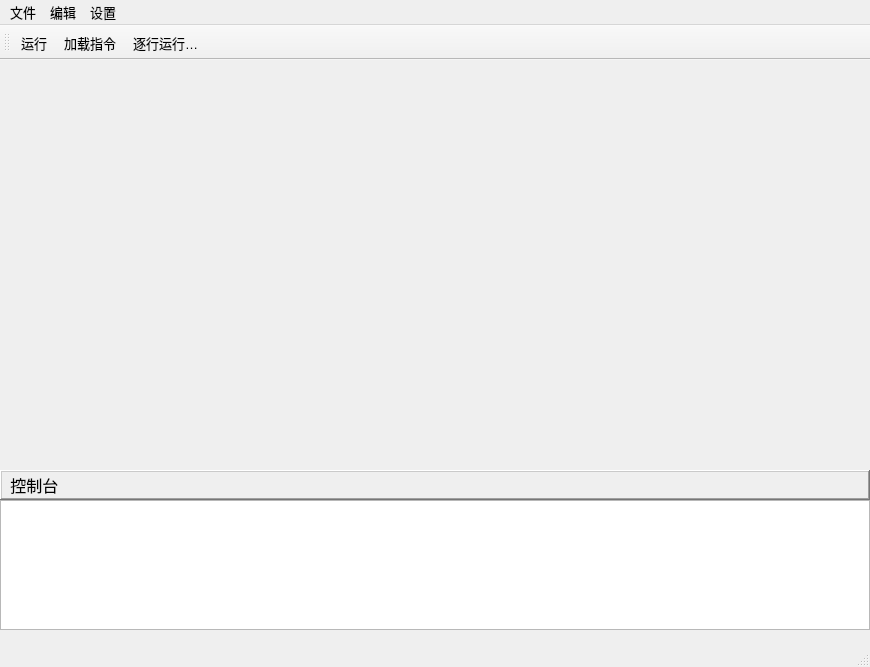
<?xml version="1.0" encoding="UTF-8"?>
<ui version="4.0">
 <class>MainWindow</class>
 <widget class="QMainWindow" name="MainWindow">
  <property name="geometry">
   <rect>
    <x>0</x>
    <y>0</y>
    <width>870</width>
    <height>667</height>
   </rect>
  </property>
  <property name="windowTitle">
   <string>MainWindow</string>
  </property>
  <widget class="QWidget" name="centralWidget">
   <widget class="CodeEdit" name="codeEdit" native="true">
    <property name="geometry">
     <rect>
      <x>0</x>
      <y>-1</y>
      <width>460</width>
      <height>410</height>
     </rect>
    </property>
   </widget>
   <widget class="DrawArea" name="drawArea" native="true">
    <property name="geometry">
     <rect>
      <x>460</x>
      <y>0</y>
      <width>410</width>
      <height>410</height>
     </rect>
    </property>
   </widget>
   <widget class="QLabel" name="consloleTitle">
    <property name="geometry">
     <rect>
      <x>0</x>
      <y>410</y>
      <width>870</width>
      <height>30</height>
     </rect>
    </property>
    <property name="font">
     <font>
      <family>Microsoft YaHei UI</family>
      <pointsize>12</pointsize>
     </font>
    </property>
    <property name="frameShape">
     <enum>QFrame::WinPanel</enum>
    </property>
    <property name="frameShadow">
     <enum>QFrame::Raised</enum>
    </property>
    <property name="text">
     <string> 控制台</string>
    </property>
   </widget>
   <widget class="TextConsole" name="console">
    <property name="geometry">
     <rect>
      <x>0</x>
      <y>440</y>
      <width>870</width>
      <height>130</height>
     </rect>
    </property>
   </widget>
  </widget>
  <widget class="QMenuBar" name="menuBar">
   <property name="geometry">
    <rect>
     <x>0</x>
     <y>0</y>
     <width>870</width>
     <height>29</height>
    </rect>
   </property>
   <property name="minimumSize">
    <size>
     <width>0</width>
     <height>0</height>
    </size>
   </property>
   <property name="font">
    <font>
     <pointsize>10</pointsize>
    </font>
   </property>
   <widget class="QMenu" name="file">
    <property name="minimumSize">
     <size>
      <width>0</width>
      <height>40</height>
     </size>
    </property>
    <property name="title">
     <string>文件</string>
    </property>
    <addaction name="_new"/>
    <addaction name="_open"/>
    <addaction name="_save"/>
    <addaction name="_saveAs"/>
   </widget>
   <widget class="QMenu" name="edit">
    <property name="title">
     <string>编辑</string>
    </property>
    <addaction name="_undo"/>
    <addaction name="_redo"/>
    <addaction name="_cut"/>
    <addaction name="_copy"/>
    <addaction name="_paste"/>
   </widget>
   <widget class="QMenu" name="settings">
    <property name="title">
     <string>设置</string>
    </property>
    <addaction name="skinSettings"/>
    <addaction name="vmSettings"/>
   </widget>
   <addaction name="file"/>
   <addaction name="edit"/>
   <addaction name="settings"/>
  </widget>
  <widget class="QToolBar" name="mainToolBar">
   <property name="font">
    <font>
     <family>Microsoft YaHei UI</family>
     <pointsize>10</pointsize>
    </font>
   </property>
   <attribute name="toolBarArea">
    <enum>TopToolBarArea</enum>
   </attribute>
   <attribute name="toolBarBreak">
    <bool>false</bool>
   </attribute>
   <addaction name="run"/>
   <addaction name="loadCommand"/>
   <addaction name="runByLine"/>
  </widget>
  <widget class="QStatusBar" name="statusBar"/>
  <action name="_new">
   <property name="text">
    <string>新建</string>
   </property>
   <property name="shortcut">
    <string>Ctrl+N</string>
   </property>
  </action>
  <action name="_open">
   <property name="text">
    <string>打开…</string>
   </property>
   <property name="toolTip">
    <string>打开…</string>
   </property>
   <property name="shortcut">
    <string>Ctrl+O</string>
   </property>
  </action>
  <action name="_save">
   <property name="text">
    <string>保存</string>
   </property>
   <property name="shortcut">
    <string>Ctrl+S</string>
   </property>
  </action>
  <action name="_saveAs">
   <property name="text">
    <string>另存为…</string>
   </property>
   <property name="toolTip">
    <string>另存为…</string>
   </property>
   <property name="shortcut">
    <string>Ctrl+Shift+S</string>
   </property>
  </action>
  <action name="_undo">
   <property name="text">
    <string>撤销</string>
   </property>
   <property name="shortcut">
    <string>Ctrl+Z</string>
   </property>
  </action>
  <action name="_redo">
   <property name="text">
    <string>重做</string>
   </property>
   <property name="shortcut">
    <string>Ctrl+Y</string>
   </property>
  </action>
  <action name="_cut">
   <property name="text">
    <string>剪切</string>
   </property>
   <property name="shortcut">
    <string>Ctrl+X</string>
   </property>
  </action>
  <action name="_copy">
   <property name="text">
    <string>复制</string>
   </property>
   <property name="shortcut">
    <string>Ctrl+C</string>
   </property>
  </action>
  <action name="_paste">
   <property name="text">
    <string>粘贴</string>
   </property>
   <property name="shortcut">
    <string>Ctrl+V</string>
   </property>
  </action>
  <action name="_settings">
   <property name="text">
    <string>设置</string>
   </property>
  </action>
  <action name="run">
   <property name="text">
    <string>运行</string>
   </property>
   <property name="shortcut">
    <string>F5</string>
   </property>
  </action>
  <action name="loadCommand">
   <property name="text">
    <string>加载指令</string>
   </property>
   <property name="toolTip">
    <string>把文件中的指令加载进虚拟机但不运行，并启动控制台</string>
   </property>
   <property name="shortcut">
    <string>Ctrl+F5</string>
   </property>
  </action>
  <action name="skinSettings">
   <property name="text">
    <string>外观设置...</string>
   </property>
  </action>
  <action name="vmSettings">
   <property name="text">
    <string>虚拟机设置...</string>
   </property>
  </action>
  <action name="runByLine">
   <property name="text">
    <string>逐行运行…</string>
   </property>
   <property name="shortcut">
    <string>Ctrl+Shift+F5</string>
   </property>
  </action>
 </widget>
 <layoutdefault spacing="6" margin="11"/>
 <customwidgets>
  <customwidget>
   <class>CodeEdit</class>
   <extends>QWidget</extends>
   <header location="global">qt_main/codeedit.h</header>
   <container>1</container>
   <slots>
    <slot>cut()</slot>
    <slot>copy()</slot>
    <slot>paste()</slot>
    <slot>undo()</slot>
    <slot>redo()</slot>
   </slots>
  </customwidget>
  <customwidget>
   <class>DrawArea</class>
   <extends>QWidget</extends>
   <header location="global">qt_main/drawarea.h</header>
   <container>1</container>
  </customwidget>
  <customwidget>
   <class>TextConsole</class>
   <extends>QPlainTextEdit</extends>
   <header location="global">qt_main/textconsole.h</header>
  </customwidget>
 </customwidgets>
 <resources/>
 <connections>
  <connection>
   <sender>_cut</sender>
   <signal>triggered()</signal>
   <receiver>codeEdit</receiver>
   <slot>cut()</slot>
   <hints>
    <hint type="sourcelabel">
     <x>-1</x>
     <y>-1</y>
    </hint>
    <hint type="destinationlabel">
     <x>229</x>
     <y>265</y>
    </hint>
   </hints>
  </connection>
  <connection>
   <sender>_copy</sender>
   <signal>triggered()</signal>
   <receiver>codeEdit</receiver>
   <slot>copy()</slot>
   <hints>
    <hint type="sourcelabel">
     <x>-1</x>
     <y>-1</y>
    </hint>
    <hint type="destinationlabel">
     <x>229</x>
     <y>265</y>
    </hint>
   </hints>
  </connection>
  <connection>
   <sender>_paste</sender>
   <signal>triggered()</signal>
   <receiver>codeEdit</receiver>
   <slot>paste()</slot>
   <hints>
    <hint type="sourcelabel">
     <x>-1</x>
     <y>-1</y>
    </hint>
    <hint type="destinationlabel">
     <x>229</x>
     <y>265</y>
    </hint>
   </hints>
  </connection>
  <connection>
   <sender>_undo</sender>
   <signal>triggered()</signal>
   <receiver>codeEdit</receiver>
   <slot>undo()</slot>
   <hints>
    <hint type="sourcelabel">
     <x>-1</x>
     <y>-1</y>
    </hint>
    <hint type="destinationlabel">
     <x>229</x>
     <y>265</y>
    </hint>
   </hints>
  </connection>
  <connection>
   <sender>_redo</sender>
   <signal>triggered()</signal>
   <receiver>codeEdit</receiver>
   <slot>redo()</slot>
   <hints>
    <hint type="sourcelabel">
     <x>-1</x>
     <y>-1</y>
    </hint>
    <hint type="destinationlabel">
     <x>229</x>
     <y>265</y>
    </hint>
   </hints>
  </connection>
 </connections>
</ui>
